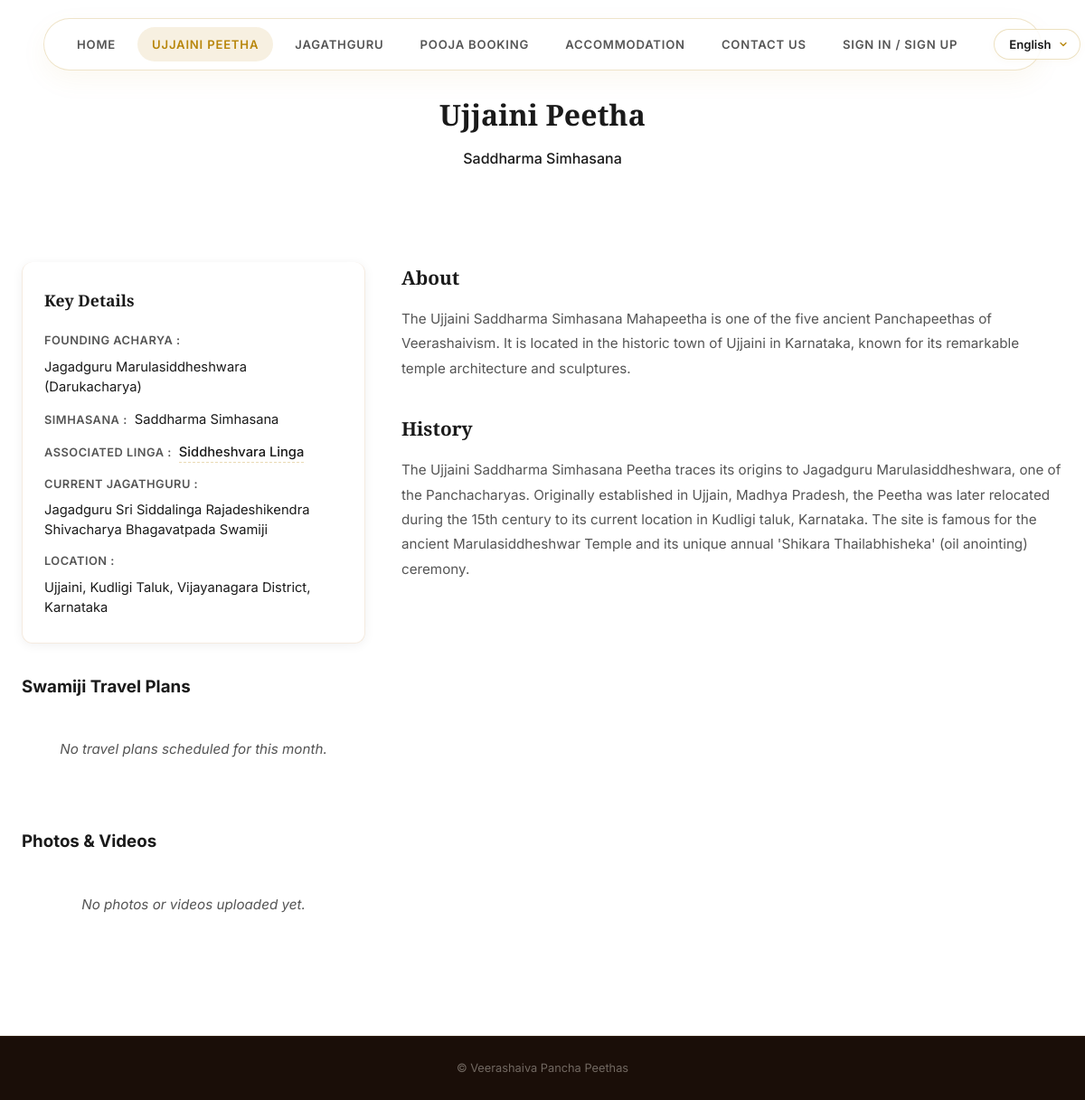
The page /peetha/ujjaini/ on the database its author committed.
### peethas/models.py (models this page shows, shortened)
class Peetha(models.Model):
    name = models.CharField(max_length=200)
    slug = models.SlugField(unique=True)
    acharya = models.CharField(max_length=200, help_text="Founding Acharya name")
    simhasana = models.CharField(max_length=200, help_text="Name of the Simhasana (throne)")
    location = models.CharField(max_length=300)
    state = models.CharField(max_length=100, blank=True)
    current_swamiji = models.CharField(max_length=400, blank=True)
    associated_linga = models.CharField(max_length=200)
    associated_linga_map_url = models.URLField(blank=True, help_text="Google Maps URL for the associated Linga location")
    color = models.CharField(max_length=50, help_text="CSS color for this Peetha")
    description = models.TextField(help_text="Brief summary")
    history = models.TextField(help_text="Detailed history and origin story")
    order = models.PositiveIntegerField(default=0)
    swamiji_photo = models.ImageField(upload_to='peetha_media/swamiji/', blank=True, null=True, help_text="Photo of the current Jagathguru")
    swamiji_bio = models.TextField(blank=True, help_text="Biography of the current Jagathguru")
    contact_phone = models.CharField(max_length=50, blank=True)
    contact_email = models.EmailField(blank=True)
    contact_address = models.TextField(blank=True)
    live_youtube_url = models.URLField(blank=True, null=True, help_text="YouTube Live stream URL (leave blank if not active)")
    live_youtube_title = models.CharField(max_length=200, blank=True, null=True, help_text="Custom title for the live stream (defaults to 'Swamiji Divine Live Stream' if blank)")
    name_kn = models.CharField(max_length=200, blank=True)
    acharya_kn = models.CharField(max_length=200, blank=True)
    simhasana_kn = models.CharField(max_length=200, blank=True)
    location_kn = models.CharField(max_length=300, blank=True)
    current_swamiji_kn = models.CharField(max_length=400, blank=True)
    associated_linga_kn = models.CharField(max_length=200, blank=True)
    description_kn = models.TextField(blank=True)
    history_kn = models.TextField(blank=True)
    name_mr = models.CharField(max_length=200, blank=True)
    acharya_mr = models.CharField(max_length=200, blank=True)
    simhasana_mr = models.CharField(max_length=200, blank=True)
    location_mr = models.CharField(max_length=300, blank=True)
    current_swamiji_mr = models.CharField(max_length=400, blank=True)
    associated_linga_mr = models.CharField(max_length=200, blank=True)
    description_mr = models.TextField(blank=True)
    history_mr = models.TextField(blank=True)
    name_hi = models.CharField(max_length=200, blank=True)
    acharya_hi = models.CharField(max_length=200, blank=True)
    simhasana_hi = models.CharField(max_length=200, blank=True)
    location_hi = models.CharField(max_length=300, blank=True)
    current_swamiji_hi = models.CharField(max_length=400, blank=True)
    associated_linga_hi = models.CharField(max_length=200, blank=True)
    description_hi = models.TextField(blank=True)
    history_hi = models.TextField(blank=True)
    name_te = models.CharField(max_length=200, blank=True)
    acharya_te = models.CharField(max_length=200, blank=True)
    simhasana_te = models.CharField(max_length=200, blank=True)
    location_te = models.CharField(max_length=300, blank=True)
    current_swamiji_te = models.CharField(max_length=400, blank=True)
    associated_linga_te = models.CharField(max_length=200, blank=True)
    description_te = models.TextField(blank=True)
    history_te = models.TextField(blank=True)
    name_ta = models.CharField(max_length=200, blank=True)
    acharya_ta = models.CharField(max_length=200, blank=True)
    simhasana_ta = models.CharField(max_length=200, blank=True)
    location_ta = models.CharField(max_length=300, blank=True)
    current_swamiji_ta = models.CharField(max_length=400, blank=True)
    associated_linga_ta = models.CharField(max_length=200, blank=True)
    description_ta = models.TextField(blank=True)
    history_ta = models.TextField(blank=True)
    name_ml = models.CharField(max_length=200, blank=True)
    acharya_ml = models.CharField(max_length=200, blank=True)
    simhasana_ml = models.CharField(max_length=200, blank=True)
    location_ml = models.CharField(max_length=300, blank=True)
    current_swamiji_ml = models.CharField(max_length=400, blank=True)
    associated_linga_ml = models.CharField(max_length=200, blank=True)
    description_ml = models.TextField(blank=True)
    history_ml = models.TextField(blank=True)
    class Meta:
        ordering = ['order']

### peethas/views.py (the view, shortened to what this page needs)
# urls.py: path('peetha/<slug:slug>/', views.peetha_detail, name='peetha_detail'),
def peetha_detail(request, slug):
    lang = get_language(request)
    peetha = get_object_or_404(Peetha, slug=slug)
    peetha = translate_object(peetha, lang)
    today = datetime.date.today()
    start_of_current_month = datetime.date(today.year, today.month, 1)
    travel_plans_qs = TravelPlan.objects.filter(
        peetha=peetha,
        start_date__gte=start_of_current_month
    ).order_by('start_date')
    grouped_plans = []
    current_group = None
    media_list = [translate_object(m, lang) for m in PeethaMedia.objects.filter(peetha=peetha)]
    poojas = [translate_object(p, lang) for p in Pooja.objects.filter(peetha=peetha, is_active=True)]
    show_admin_button = request.user.is_authenticated
    overall_flag, _ = FeatureFlag.objects.get_or_create(
        name=f"{slug}_overall",
        defaults={'is_enabled': True, 'description': f"Overall Master toggle ({peetha.name})"}
    )
    pooja_flag, _ = FeatureFlag.objects.get_or_create(
        name=f"{slug}_pooja_booking",
        defaults={'is_enabled': True, 'description': f"Pooja Booking flag ({peetha.name})"}
    )
    accommodation_flag, _ = FeatureFlag.objects.get_or_create(
        name=f"{slug}_accommodation",
        defaults={'is_enabled': True, 'description': f"Accommodation flag ({peetha.name})"}
    )
    overall_enabled = overall_flag.is_enabled
    pooja_booking_enabled = overall_enabled and pooja_flag.is_enabled
    accommodation_enabled = overall_enabled and accommodation_flag.is_enabled
    return render(request, 'peethas/peetha_detail.html', {
        'peetha': peetha,
        'lang': lang,
        'labels': TRANSLATIONS[lang],
        'travel_plans_grouped': grouped_plans,
        'media_gallery': media_list,
        'poojas': poojas,
        'show_admin_button': show_admin_button,
        'pooja_booking_enabled': pooja_booking_enabled,
        'accommodation_enabled': accommodation_enabled,
    })

### peethas/templates/peethas/peetha_detail.html (shortened to what this page needs)
{% extends "peethas/index.html" %}
{% load static %}
{% block nav_items %}
<a href="{% url 'peethas:home' %}" class="nav-link">{{ labels.nav_home|default:"Home" }}</a>
<a href="#about" class="nav-link peetha-tab active" data-tab="about">{{ peetha.name }}</a>
{% if peetha.current_swamiji %}
<a href="#jagathguru" class="nav-link peetha-tab" data-tab="jagathguru">{{ labels.nav_jagathguru|default:"Jagathguru" }}</a>
{% endif %}
<a href="#pooja-booking" class="nav-link peetha-tab" data-tab="pooja-booking">{{ labels.nav_pooja_booking|default:"Pooja Booking" }}</a>
<a href="#accommodation" class="nav-link peetha-tab" data-tab="accommodation">Accommodation</a>
<a href="#contact-us" class="nav-link peetha-tab" data-tab="contact-us">{{ labels.nav_contact_us|default:"Contact Us" }}</a>
{% endblock %}
{% block content %}
<section class="detail-hero" style="--peetha-color: var(--peetha-color);">
    <div class="container">
        <div class="detail-hero-content">
            <h2>{{ peetha.name }}</h2>
            <p class="detail-simhasana">{{ peetha.simhasana }}</p>
        </div>
    </div>
</section>
<section class="detail-body peetha-tab-section active" id="tab-about">
    <div class="container">
        <div class="detail-grid">
            <div class="detail-info">
                <div class="info-card" style="--peetha-color: var(--peetha-color);">
                    <h3>{{ labels.key_details }}</h3>
                    <div class="key-details-list">
                        <div class="detail-item">
                            <span class="detail-label">{{ labels.founding_acharya }} :</span>
                            <span class="detail-value">{{ peetha.acharya }}</span>
                        </div>
                        <div class="detail-item">
                            <span class="detail-label">{{ labels.simhasana_label }} :</span>
                            <span class="detail-value">{{ peetha.simhasana }}</span>
                        </div>
                        <div class="detail-item">
                            <span class="detail-label">{{ labels.associated_linga_label }} :</span>
                            <span class="detail-value">
                                {% if peetha.associated_linga_map_url %}
                                    <a href="{{ peetha.associated_linga_map_url }}" target="_blank" rel="noopener noreferrer" class="linga-link">{{ peetha.associated_linga }}</a>
                                {% else %}
                                    {{ peetha.associated_linga }}
                                {% endif %}
                            </span>
                        </div>
                        {% if peetha.current_swamiji %}
                        <div class="detail-item">
                            <span class="detail-label">{{ labels.current_swamiji_label }} :</span>
                            <span class="detail-value">{{ peetha.current_swamiji }}</span>
                        </div>
                        {% endif %}
                        <div class="detail-item">
                            <span class="detail-label">{{ labels.location_label }} :</span>
                            <span class="detail-value">{{ peetha.location }}{% if lang == 'en' and peetha.state %}, {{ peetha.state }}{% endif %}</span>
                        </div>
                    </div>
                </div>
                <div class="content-section" style="margin-top: 32px;">
                    <h3>{{ labels.travel_plans_title }}</h3>
                    <div class="travel-timeline">
                        {% for group in travel_plans_grouped %}
                            <div class="timeline-month-header">
                                <h4>{{ group.month_str }}</h4>
                            </div>
                            <div class="timeline-events">
                                {% for event in group.plans %}
                                    <div class="timeline-event-card" style="--peetha-color: var(--peetha-color);">
                                        <div class="event-date">
                                            <span class="event-day">{{ event.start_date|date:"d" }}</span>
                                            {% if event.end_date %}
                                                <span class="event-date-sep">-</span>
                                                <span class="event-day">{{ event.end_date|date:"d" }}</span>
                                            {% endif %}
                                        </div>
                                        <div class="event-details">
                                            <h5>{{ event.title }}</h5>
                                            <p class="event-location">{{ event.location }}</p>
                                            {% if event.description %}
                                                <p class="event-desc">{{ event.description }}</p>
                                            {% endif %}
                                        </div>
                                    </div>
                                {% endfor %}
                            </div>
                        {% empty %}
                            <p class="no-data-msg">{{ labels.no_travel_plans }}</p>
                        {% endfor %}
                    </div>
                </div>
                <div class="content-section" style="margin-top: 32px;">
                    <h3>{{ labels.media_gallery_title }}</h3>
                    <div class="media-gallery-grid">
                        {% for item in media_gallery %}
                            <div class="gallery-item-card">
                                {% if item.media_type == 'photo' %}
                                    {% if item.photo_file %}
                                        <div class="gallery-image-wrapper" onclick="openLightbox('{{ item.photo_file.url }}', '{{ item.title|escapejs }}', '{{ item.description|escapejs }}')">
                                            <img loading="lazy" src="{{ item.photo_file.url }}" alt="{{ item.title }}">
                                            <div class="gallery-zoom-overlay">View Photo</div>
                                        </div>
                                    {% endif %}
                                {% else %}
                                    {% if item.get_youtube_id %}
                                        <div class="gallery-video-wrapper">
                                            <div class="video-ratio-container">
                                                <iframe src="https://www.youtube-nocookie.com/embed/{{ item.get_youtube_id }}" frameborder="0" allow="accelerometer; autoplay; clipboard-write; encrypted-media; gyroscope; picture-in-picture" allowfullscreen></iframe>
                                            </div>
                                        </div>
                                    {% endif %}
                                {% endif %}
                                <div class="gallery-caption">
                                    <h5>{{ item.title }}</h5>
                                    {% if item.description %}
                                        <p>{{ item.description }}</p>
                                    {% endif %}
                                </div>
                            </div>
                        {% empty %}
                            <p class="no-data-msg">{{ labels.no_media }}</p>
                        {% endfor %}
                    </div>
                </div>
            </div>
            <div class="detail-content">
                <div class="content-section">
                    <h3>{{ labels.about_label }}</h3>
                    <p>{{ peetha.description }}</p>
                </div>
                <div class="content-section">
                    <h3>{{ labels.history_label }}</h3>
                    {{ peetha.history|linebreaks }}
                </div>
            </div>
        </div>
    </div>
</section>
{% endblock %}

### rows shown on the page
Peetha: name "UJJAINI PEETHA", name "Ujjaini Peetha", simhasana "Saddharma Simhasana", acharya "Jagadguru Marulasiddheshwara (Darukacharya)", associated_linga "Siddheshvara Linga", current_swamiji "Jagadguru Sri Siddalinga Rajadeshikendra Shivacharya Bhagavatpada Swamiji", location "Ujjaini, Kudligi Taluk, Vijayanagara District", state "Karnataka", description "The Ujjaini Saddharma Simhasana Mahapeetha is one of the five ancient Panchapeethas of Veerashaivism. It is located in the historic town of Ujjaini in Karnataka, known for its remarkable temple architecture and sculptures.", history "The Ujjaini Saddharma Simhasana Peetha traces its origins to Jagadguru Marulasiddheshwara, one of the Panchacharyas. Originally established in Ujjain, Madhya Pradesh, the Peetha was later relocated during the 15th century to its current location in Kudligi taluk, Karnataka. The site is famous for the ancient Marulasiddheshwar Temple and its unique annual 'Shikara Thailabhisheka' (oil anointing) ceremony."

### other values the page prints
{{ labels.nav_home|default:"Home" }} "HOME"
{{ labels.nav_jagathguru|default:"Jagathguru" }} "JAGATHGURU"
{{ labels.nav_pooja_booking|default:"Pooja Booking" }} "POOJA BOOKING"
{{ labels.nav_contact_us|default:"Contact Us" }} "CONTACT US"
{{ labels.nav_sign_in|default:"Sign In / Sign Up" }} "SIGN IN / SIGN UP"
{{ labels.key_details }} "Key Details"
{{ labels.founding_acharya }} "FOUNDING ACHARYA"
{{ labels.simhasana_label }} "SIMHASANA"
{{ labels.associated_linga_label }} "ASSOCIATED LINGA"
{{ labels.current_swamiji_label }} "CURRENT JAGATHGURU"
{{ labels.location_label }} "LOCATION"
{{ labels.travel_plans_title }} "Swamiji Travel Plans"
{{ labels.no_travel_plans }} "No travel plans scheduled for this month."
{{ labels.media_gallery_title }} "Photos & Videos"
{{ labels.no_media }} "No photos or videos uploaded yet."
